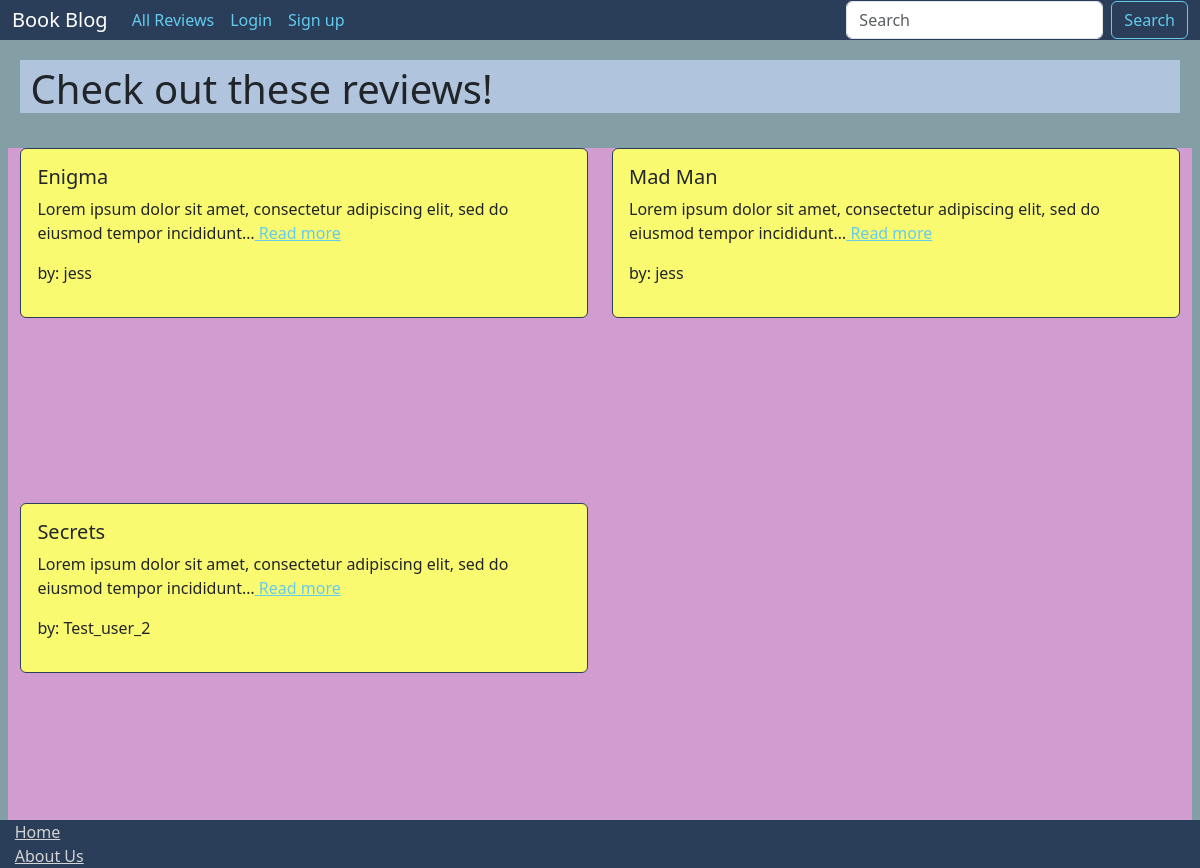
The app's page /posts/, older data.
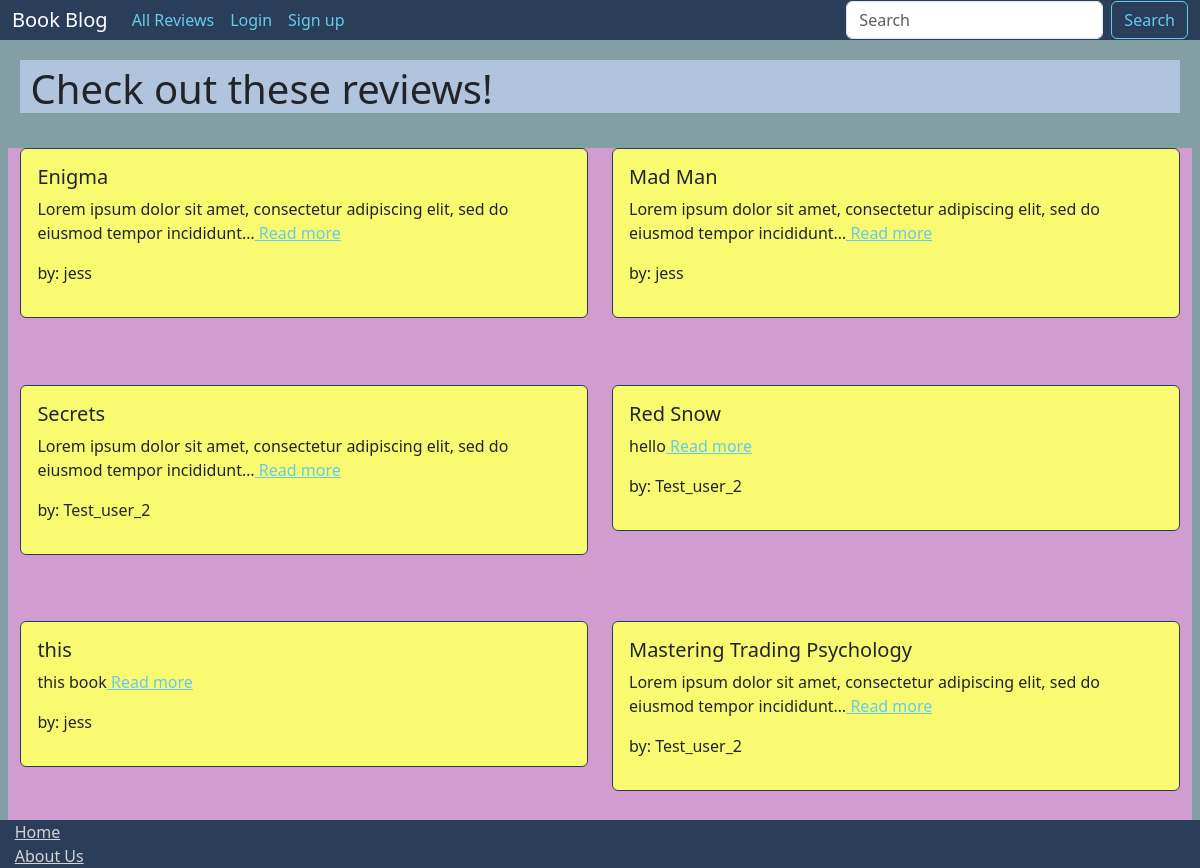
The same page, newer data.
### posts/models.py (models this page shows, shortened)
class Post(models.Model):
    book_title = models.CharField(max_length=128)
    book_author = models.CharField(max_length=128)
    body = models.TextField()
    post_author = models.ForeignKey(
        get_user_model(),
        on_delete=models.CASCADE)
    created_on = models.DateTimeField(auto_now_add=True)
    status = models.ForeignKey(
        Status,
        on_delete = models.CASCADE,
        null=True, default=None
    )

### accounts/models.py (models this page shows)
class CustomUser(AbstractUser):
    bio = models.TextField(blank=True)
    profile_image = models.ImageField(upload_to='profile_images/', blank=True)

### posts/views.py (the view, shortened to what this page needs)
# urls.py: path("", views.PostListView.as_view(), name ='list'),
class PostListView(ListView):
    template_name = "posts/lists.html"
    model = Post

### templates/posts/lists.html (shortened to what this page needs)
{% extends 'base.html' %}
{% load static %}
{% block content %}
<div class="h1_btnTrio">
    <div class="page_h1">
        <h1>Check out these reviews!</h1>
    </div>
</div>
<div class="row">
    {% for post in post_list %}
        <div class="col-sm-6 mb-3 mb-sm-0">
            <div class="card mb-5">
                <div class="card-body">
                    <h5 class="card-title">{{ post.book_title }}</h5>
                    <p class="card-text">{{ post.body | truncatechars:90 }}<a href="{% url 'details' post.pk %}"> Read more</a></p>
                    {% if post.post_author == request.user %}
                        <a href="{% url 'edit' post.pk %}" class="btn btn-primary">Edit</a>
                        {% else %}
                        <p> by: {{ post.post_author }}</p>
                    {% endif %}
                </div>
            </div>
        </div>
    {% endfor %}
</div>
{% endblock %}

### templates/base.html (shortened to what this page needs)
{% load static %}
<!DOCTYPE html>
<html lang="en">
<head>
    <link href="https://cdn.jsdelivr.net/npm/bootstrap@5.3.0/dist/css/bootstrap.min.css"
        rel="stylesheet"
>
    <link rel="stylesheet" href="{% static 'css/base.css' %}">
</head>
<body>
    <nav class="navbar navbar-expand-lg bg-body-tertiary">
        <div class="base container-fluid">
            <div class="collapse navbar-collapse" id="navbarTogglerDemo01">
                <a class="navbar-brand text-white" href="{% url 'home' %}">Book Blog</a>
                <ul class="navbar-nav me-auto mb-2 mb-lg-0">
                    <li class="nav-item">
                        <a class="nav-link active" aria-current="page" href="{% url 'list' %}">All Reviews</a>
                    </li>
                    {% if user.is_authenticated %}
                        <li class="nav-item">
                            <a class="nav-link" href="{% url 'new' %}">Create</a>
                        </li>
                        <li class="nav-item">
                            <a class="nav-link" href="{% url 'my_list' %}">My reviews</a>
                        </li>
                        <li class="nav-item">
                            <a class="nav-link" href="{% url 'profile' %}">My profile</a>
                        </li>
                        <li class="nav-item">
                            <a class="nav-link" href="{% url 'logout' %}">Logout</a>
                        </li>
                    {% else %}
                        <li class="nav-item">
                            <a class="nav-link" href="{% url 'login' %}">Login</a>
                        </li>
                        <li class="nav-item">
                            <a class="nav-link" href="{% url 'signup' %}">Sign up</a>
                        </li>
                    {% endif %}
                </ul>
                <form class="d-flex" role="search" method="GET" action="{% url 'search' %}">
                    <input class="form-control me-2" type="search" placeholder="Search" aria-label="Search" name="q">
                    <button class="btn" type="submit">Search</button>
                </form>
            </div>
        </div>
    </nav>
    <div class="container">
        {% block content %}
        {% endblock content %}
    </div>
<footer>
    <div class="foot">
            <a class="foot_link" href="{% url 'home' %}">Home</a>
            <br>
            <a class="foot_link" href="{% url 'about' %}">About Us</a>
    </div>
</footer>
</body>
</html>

### static/css/base.css (style rules this page uses)
nav { padding-top: 0 !important; padding-bottom: 0 !important; }
.container { padding: 1.7%; background-color: rgb(132, 158, 166); height: calc(100vh - 20px); min-height: calc(100vh - 20px); margin-right: 0 !important; margin-left: 0 !important; max-width: 100%; }
.page_h1 { background-color: lightsteelblue; padding-left: 10px; padding-top: 5px; }
.navbar .base { background-color: #2A3E59; }
a { color: rgb(99, 203, 238) !important; }
.h1_btnTrio { background-color: lightgreen; margin-bottom: 3%; }
button.btn { color: rgb(99, 203, 238); border-color: rgb(99, 203, 238); }
.row { background-color: rgb(209, 157, 209); min-height: calc(100vh - 90px) !important; height: calc(100vh - 90px) !important; }
.card.mb-5 { background-color: rgb(250, 250, 113)!important; border: 1.5px solid #2A3E59; }
.foot { background-color: #2A3E59; }
.foot a.foot_link { color: lightgrey !important; padding-left: 1.23%; }

Row changes from the older to the newer data that the page shows:
added Post: book_title "Red Snow", body "hello", post_author "Test_user_2"
added Post: book_title "this", body "this book", post_author "jess"
added Post: book_title "Mastering Trading Psychology", body "Lorem ipsum dolor sit amet, consectetur adipiscing elit, sed do eiusmod tempor incididunt…", post_author "Test_user_2"
